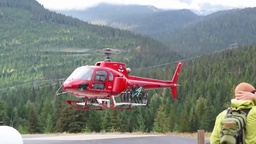
#> input picture module2/images/correspondence/frames/v001.jpg, 256 x 144 px, shrunk from 1280 x 720 before the run
$ jupyter execute CV_task_2_6_patch_match.ipynb
#> lines starting #> are read from the running program, lines starting #| are printed output that depends on the picture
## Cumputer Vision
### Module 2. Image segmentation and correspondence problems
Anastasiia Kasprova

Link to Google Colab: https://colab.research.google.com/drive/1rykp0whc8U_INYemMCfCM31oN4wy7Lqn

### Task 2.6: Implement Patch-Match Algorithm

#### Patch-Match Algorithm

    1. Initialize pixel with random patch offset
    2. Check whether neighbors have better patch offsets
    3. Search in the concentric radius around the current offsets
    4. Go to step 2 until converge.

[cell 1]
import numpy as np
import cv2
from skimage import io
from matplotlib import pyplot as plt
#from google.colab.patches import cv2_imshow
import math
import sys
import time
np.set_printoptions(threshold=sys.maxsize)

[cell 2]
#image preprocessing: downscale, normalization
def image_preprocessing(image, rescale_coefiecient = 0.25):
    """
    Resize initial image to the size of 'rescale' and normalize the intensity to be in the range (0,1)
    Input: image - numpy array
           rescale - size of output image
    Output: numpy array
    """
    #resize image
    shape = np.int32(image.shape[1]*rescale_coefiecient), np.int32(image.shape[0]*rescale_coefiecient)
    img = cv2.resize(image,shape)
    #normalize image
    img = (img/255).astype(np.float32)

    return img

[cell 3]
def patch_distance(a, b, A_padding, B, patch_size):
    """
    Function to calculate the distance (dissimilarity) between 2 patches.
    Input:
        a - patch coordinate in image A: numpy array of x,y coordinates
        b - nearest neighbour of 'a' in image B: numpy array x,y coordinates
        A_padding - image A with added paddings: numpy array
        B - image B: numpy array
    Output:
        distance - matrix of dissimilarity between 2 patches, calculated as a sum of differences of squares

    """
    #define padding
    padding = patch_size//2

    #get patches based on the coordinates of top left corner
    patch_a = A_padding[a[0]:a[0]+patch_size, a[1]:a[1]+patch_size, :]
    patch_b = B[b[0]-padding:b[0]+padding+1, b[1]-padding:b[1]+padding+1, :]

    #calculate the distance between 2 patches as a sum of differences of squares
    distance = np.sum(np.square(np.nan_to_num(patch_b - patch_a)))

    return distance

[cell 4]
def initialization(A, B, patch_size):
    """
    The nearest-neighbor ﬁeld can be initialized either by assigning
    random values to the ﬁeld, or by using prior information.
    When initializing with random offsets, we use independent uniform samples
    across the full range of image B.

    This function is devoted to random assignments of the patches.

    Input:
        A - image A: numpy array
        B - image B: numpy array
        patch_size - patch size: integer
    Output:
        f - matrix of values of offsets: array with dimensions of A
        distance - matrix of distance values between patches a and b
        A_padding - image A with added paddings: numpy array


    """

    #find dimentions of A and B
    A_hight = A.shape[0]
    A_width = A.shape[1]
    B_hight = B.shape[0]
    B_width = B.shape[1]

    #define padding of A and B
    padding = patch_size // 2

    #generate A_hight x A_width (number) possible values of indexes in i and j directions
    random_B_x = np.random.randint(padding, B_hight-padding, [A_hight, A_width])
    random_B_y = np.random.randint(padding, B_width-padding, [A_hight, A_width])

    #initialize A_padding 3-dimention matrix  with padding having nan values inside
    A_padding = np.ones([A_hight+padding*2, A_width+padding*2, 3]) * np.nan
    # fullfil A_padding with values corresponding to A leaving padding from each size
    A_padding[padding:A_hight+padding, padding:A_width+padding, :] = A

    #initialize matrix to record the location of the reference patch b in B
    f = np.zeros([A_hight, A_width], dtype=object)
    #initialize matrix to record the distance values
    distance = np.zeros([A_hight, A_width])


    for i in range(A_hight):
        for j in range(A_width):
            a = np.array([i, j],  dtype=np.int32)
            b = np.array([random_B_x[i, j], random_B_y [i, j]], dtype=np.int32)
            f[i, j] = b
            distance[i, j] = patch_distance(a, b, A_padding, B, patch_size)

    return f, distance, A_padding

[cell 5]
def propagation(f, a, distance, A_padding, B, patch_size, is_odd):
    """
     The patch checks right and bottom neighbors when n_iteration is even,
     and left and above neighbors when n_iteration is odd, to see
     if they will improve the mapping, propagating good matches.

     We attempt to improve f(x,y) using the known offsetsof f(x−1,y) and f(x,y−1),
     assuming that the patch offsets are likely to be the same.
     For example, if there is a good mapping at (x−1,y),
     we try to use the translation of that mapping one pixel to the right
     for our mapping at (x,y).

     Let D(v) denote the patch distance (error) between the patch at (x,y) in A
     and patch (x,y)+v in B. We take the new value for f(x,y) to be the
     arg min of{D(f(x,y)), D(f(x−1,y)), D(f(x,y−1))}.

     The effect is that if (x,y) has a correct mapping and is in a coherent region R,
     then all of R below and to the right of (x,y) will be ﬁlled with the correct mapping.
     Moreover, on even iterations we propagate information up and left
     by examining offsets in reverse scanorder,using f(x+1,y) and f(x,y+1)
     as our candidate offsets.

     Input:
         f - matrix of values of offsets: array with dimensions of A
         a - patch coordinate in image A: numpy array of x,y coordinates
         distance - matrix of distance values between patches a and b
         A_padding - image A with added paddings: numpy array
         B - image B: numpy array
         patch_size - patch size: integer
         is_odd - flag of boolean type, to know if it even/odd iteration
     Output:
         updated f and distance matricies


    """

    #initial dimentions of A
    A_hight = A_padding.shape[0] - patch_size + 1
    A_width = A_padding.shape[1] - patch_size + 1

    #possition of top-left corner of A
    x = a[0]
    y = a[1]

    #check the number of iteration:
    #if it is even - go left till the end of the row and then down to the new row
    if is_odd == False:
        #check the value of distance of current, from the right side and down
        d_current = distance[x, y]
        d_right = distance[min(x + 1, A_hight-1), y]
        d_down = distance[x, min(y + 1, A_width-1)]
        #find the index of minimun value of 3
        idx = np.argmin(np.array([d_current, d_right, d_down]))
        #if right value is min then assign the value at that possition in f-matrix to the current element of f-matrix (propagate) as well as distance matrix
        if idx == 1:
            f[x, y] = f[min(x + 1, A_hight-1), y]
            distance[x, y] = patch_distance(a, f[x, y], A_padding, B, patch_size)
        #if down value is min then assign the value at that possition in f-matrix to the current element of f-matrix (propagate) as well as distance matrix
        if idx == 2:
            f[x, y] = f[x, min(y + 1, A_width-1)]
            distance[x, y] = patch_distance(a, f[x, y], A_padding, B, patch_size)

    #if it is odd - go left till the end of the row and then up to the new row
    else:
        d_current = distance[x, y]
        d_left = distance[max(x-1, 0), y]
        d_up = distance[x, max(y-1, 0)]

        idx = np.argmin(np.array([d_current, d_left, d_up]))

        if idx == 1:
            f[x, y] = f[max(x - 1, 0), y]
            distance[x, y] = patch_distance(a, f[x, y], A_padding, B, patch_size)
        if idx == 2:
            f[x, y] = f[x, max(y - 1, 0)]
            distance[x, y] = patch_distance(a, f[x, y], A_padding, B, patch_size)

[cell 6]
def random_search(f, a, distance, A_padding, B, patch_size, alpha=0.5):
    """
    The patch searches randomly for improvements in concentric neighborhoods.
    Let v_0=f(x,y).
    We attempt to improve f(x,y) by testing a sequence of candidate offsets
    at an exponentially decreasing distance from v_0:
        u_i = v_0 + w*alpha^i*R_i
            where R_i - a uniform random in [−1,1]×[−1,1]
                  w - a large maximum search “radius”
                  alpha - a fixed ratio between search window sizes.
    We examine patches for i = 0,1,2,...
    until the current search radius w*alpha^i is below 1 pixel.
    According to authors of the patch-match method [2]:
        w - max image dimension
        alpha - 0.5
        NB! search window must be clamped to the bounds of B.

    Input:
        f - matrix of values of offsets: array with dimensions of A
        a - patch coordinate in image A: numpy array of x,y coordinates
        distance - matrix of distance values between patches a and b
        A_padding - image A with added paddings: numpy array
        B - image B: numpy array
        patch_size - patch size: integer
        alpha - a fixed ratio between search window sizes
    Output:
        updated f and distance matricies
    """
    #position of top-left corner of A
    x = a[0]
    y = a[1]

    #position of top-left corner of B
    b_x = f[x, y][0]
    b_y = f[x, y][1]

    #define padding size
    padding = patch_size // 2

    #SEARCH WINDOW
    #find max dimentions of B
    B_hight = B.shape[0]
    B_width = B.shape[1]
    w = max(B_hight,B_width)
    #define an initial value of a  power to start with
    #320*0.5**4 = 20 pixels, 320*0.5**9 = 0.625
    i = 4
    #size of search window
    search_window = w*alpha**i

    #examine patches for i = 0,1,2,...
    #until the current search radius w*alpha^i is below 1 pixel
    while search_window > 1:
        #find uniform random R_i in x and y dimentions
        R_x = np.random.randint(-1, 1)
        R_y = np.random.randint(-1, 1)

        random_b_x = b_x + R_x*search_window
        random_b_y = b_y + R_y*search_window

        #check if random_b_x/random_b_y is in range of possible values. if not - reassign it to max or min possible
        if random_b_x < padding:
            random_b_x = padding
        elif random_b_x > (B_width - padding):
            random_b_x = (B_width - padding)

        if random_b_y < padding:
            random_b_y = padding
        elif random_b_y > (B_hight - padding):
            random_b_y = (B_hight - padding)

        b_random = np.array([random_b_x, random_b_y],  dtype=np.int32)
        #find the new distance value usining random search
        distance_rs = patch_distance(a, b_random, A_padding, B, patch_size)
        #compare the new distance value with the one in the distance matrix
        if distance_rs < distance[x, y]:
            #if the new value is smaller (patches are more simmilar) - update daistance and patch location matrices
            distance[x, y] = distance_rs
            f[x, y] = b_random
        i += 1
        search_window = w*alpha**i

[cell 7]
def nearest_neighbors_field(img_A, img_B, patch_size, n_iterations):
    """
    Algorithm for computing patch correspondences.
    Initially, the nearest-neighbor ﬁeld is ﬁlled with random offsets.
    Next, an iterative update process is applied to the NNF,
    in which good patch offsets are propagated to adjacent pixels,
    followed by random search in the neighborhood of the best offset found so far.

    Input:
        img_A - image A: numpy array
        img_B - image B: numpy array
        patch_size - patch size: integer
        n_iterations - number of iteration for algorithm: integer (~5)
    Output:
        f - updated matrix of values of offsets: array with dimensions of A

    """

    A_hight = img_A.shape[0]
    A_width = img_A.shape[1]

    f, distance, padding = initialization(img_A, img_B, patch_size)

    for n in range(1, n_iterations+1):
        if n % 2 != 0:
            for i in range(A_hight):
                for j in range(A_width):
                    a = np.array([i, j])
                    propagation(f, a, distance, padding, img_B, patch_size, True)
                    random_search(f, a, distance, padding, img_B, patch_size)
        else:
            for i in range(A_hight-1, -1, -1):
                for j in range(A_width-1, -1, -1):
                    a = np.array([i, j])
                    propagation(f, a, distance, padding, img_B, patch_size, False)
                    random_search(f, a, distance, padding, img_B, patch_size)
    return f

[cell 8]
#Initialization

#define paramenters
patch_size = 7
n_iterations = 1
rescale_coeficient = 0.25

#read images
img_A = cv2.imread("../../images/correspondence/frames/v001.jpg")
#> img_A is the input picture: shape (144, 256, 3); mean B, G, R 127.4, 133, 129
img_A = image_preprocessing(img_A, rescale_coefiecient=rescale_coeficient)
#> in image_preprocessing, `img = cv2.resize(image,shape)`:
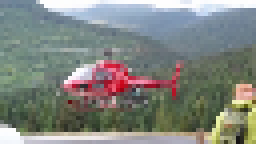
#> img: shape (36, 64, 3) (shown 4 times larger); mean B, G, R 127.4, 133, 129.1
img_B = cv2.imread("../../images/correspondence/frames/v010.jpg")
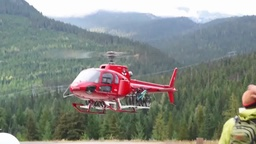
#> input picture module2/images/correspondence/frames/v010.jpg, 256 x 144 px, shrunk from 1280 x 720 before the run
#> img_B is the input picture: shape (144, 256, 3); mean B, G, R 131.2, 137.2, 132.4
img_B = image_preprocessing(img_B, rescale_coefiecient=rescale_coeficient)
#> call 2 of image_preprocessing, with rescale_coefiecient = 0.25
#> in image_preprocessing (call 2), `img = cv2.resize(image,shape)`:
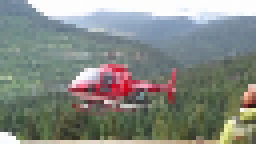
#> img: shape (36, 64, 3) (shown 4 times larger); mean B, G, R 131.2, 137.2, 132.4

#find f
start = time.time()
f = nearest_neighbors_field(img_A, img_B, patch_size, n_iterations)
#> in initialization, `A_padding[padding:A_hight+padding, padding:A_width+padding, :] = A`: A_padding: shape (42, 70, 3) float64; 21.63% of the values are NaN or infinite; the others: min 0.0118, max 1, mean 0.509
#> the loop in initialization, `for i in range(A_hight):` made 36 passes
#> after the loop in initialization, `for i in range(A_hight):`:
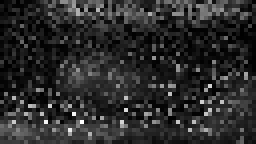
#> distance: shape (36, 64) float64 (shown 4 times larger); min 0.0413, max 52.04, mean 8.9; drawn with min black and max white
end = time.time()

print("Execution time: ",round((end - start),2), "sec")
print("Shape of image A: ", img_A.shape)
#| Shape of image A:  (36, 64, 3)
print("Shape of image B: ", img_B.shape)
#| Shape of image B:  (36, 64, 3)
print("Patch size: ", patch_size,'x', patch_size)
print("Number of iterations: ", n_iterations)

[cell 9]
#visualization
img_A_new = np.zeros_like(img_A)
for i in range(img_A.shape[0]):
    for j in range(img_A.shape[1]):
        img_A_new[i,j,:] = img_B[f[i, j][0], f[i, j][1], :]
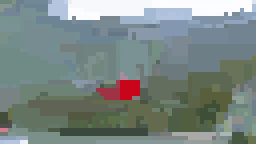
#> img_A_new: shape (36, 64, 3) float32 (shown 4 times larger); mean B, G, R 0.519, 0.53, 0.482

plt.figure(1)
plt.imshow(img_A)
plt.colorbar()
plt.title("Image A")

plt.figure(2)
plt.imshow(img_B)
plt.colorbar()
plt.title("Image B")

plt.figure(3)
plt.imshow(img_A_new)
plt.colorbar()
plt.title("Reconstructed image A")
plt.show()
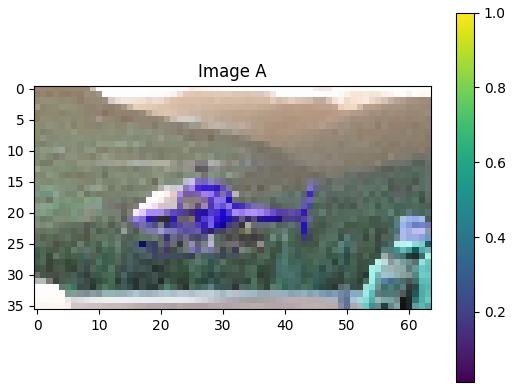
#> figure drawn by matplotlib, 2 panels; B, G, R data is drawn as R, G, B
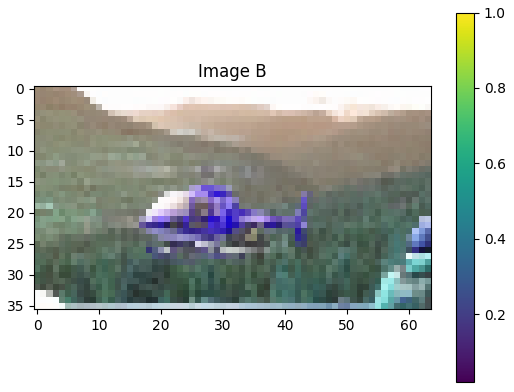
#> figure drawn by matplotlib, 2 panels; B, G, R data is drawn as R, G, B
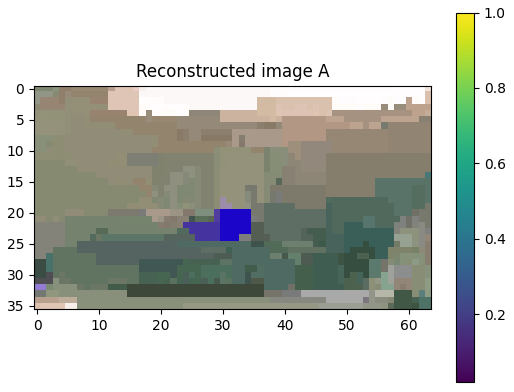
#> figure drawn by matplotlib, 2 panels; B, G, R data is drawn as R, G, B
